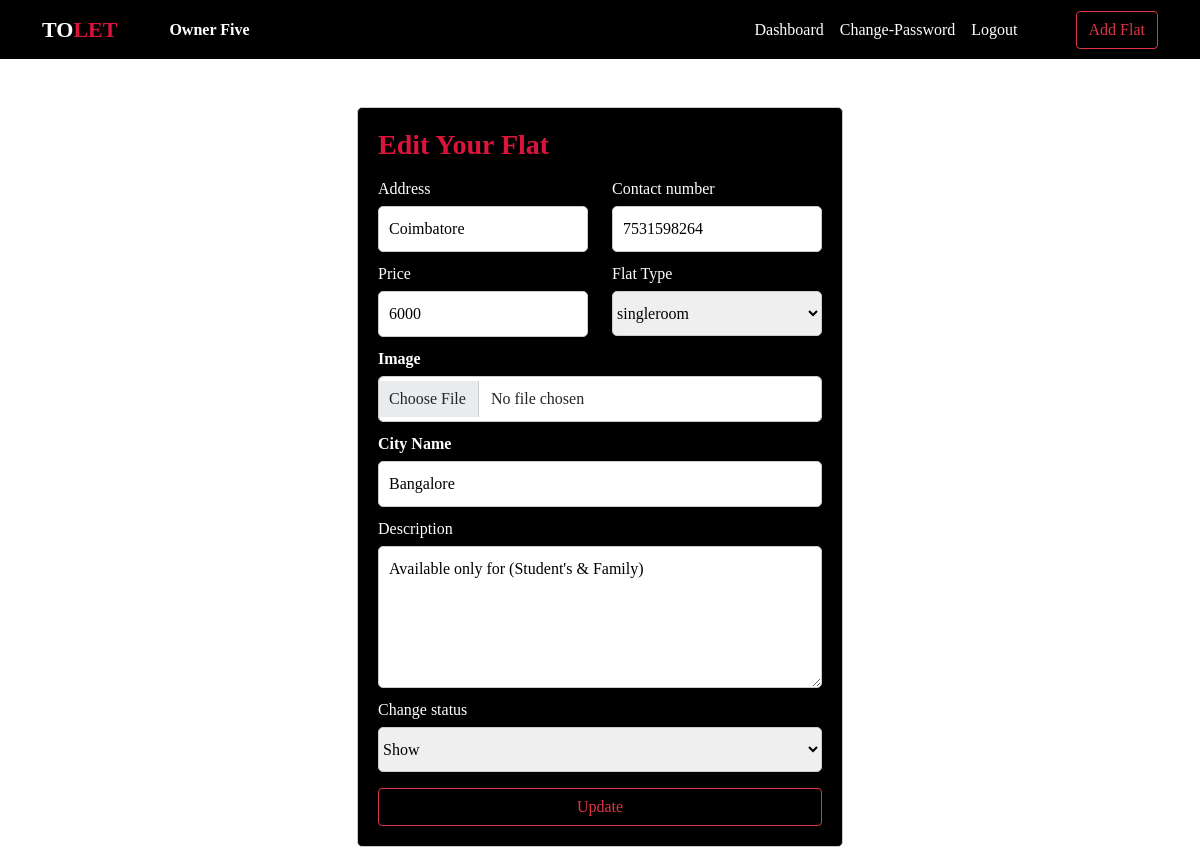
The app's page /editflat/15 (signed in), older data.
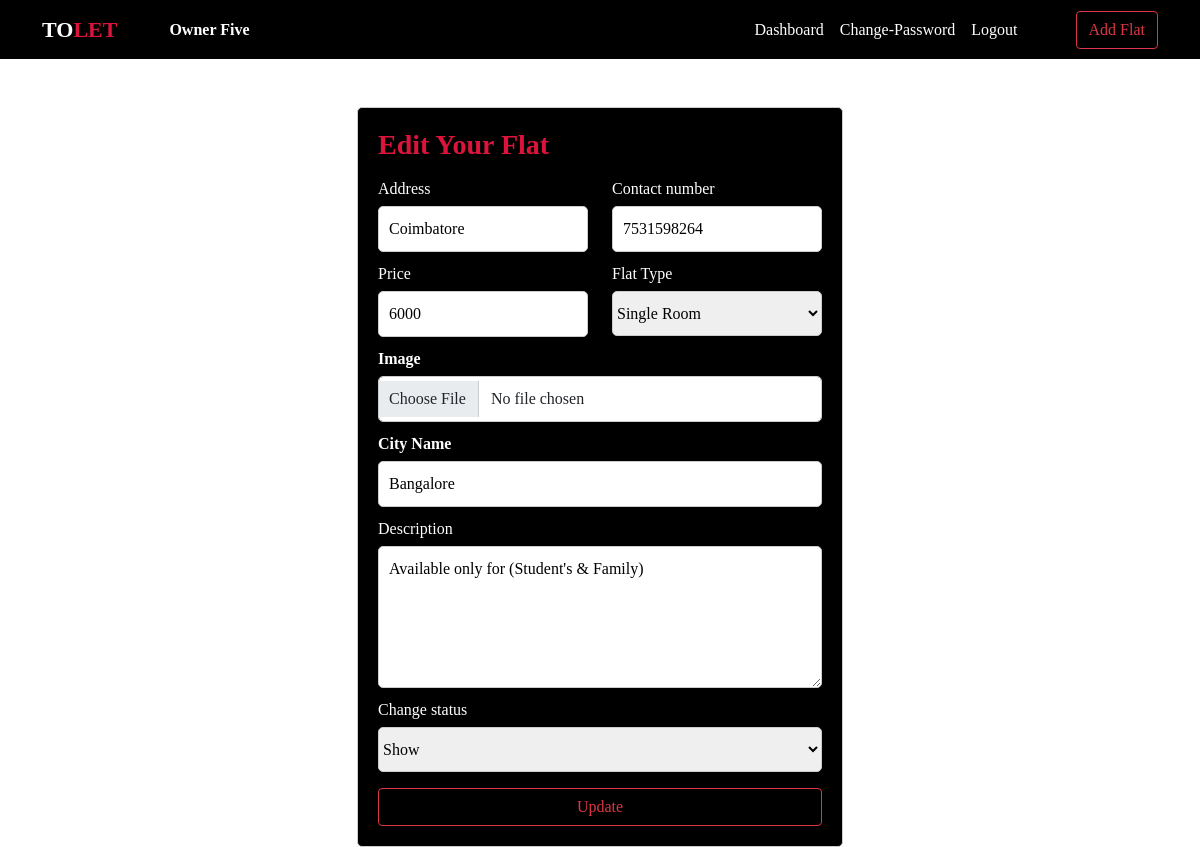
The same page, newer data.
### AddFlat/models.py (models this page shows, shortened)
class AddFlat(models.Model):
    owner = models.ForeignKey(FlatOwner, on_delete=models.CASCADE)
    address = models.CharField(max_length=300)
    contact = models.CharField(max_length=20)
    price = models.IntegerField()
    flat_type = models.CharField(max_length=30, null=True)
    image = models.FileField(upload_to="media", null=True)
    city = models.CharField(max_length=200, null=True)
    desc = models.TextField()
    flatstatus = models.CharField(max_length=50, null=True)

### AddFlat/views.py (the view, shortened to what this page needs)
# urls.py: path('editflat/<int:pid>', EditFlat, name="editflat"),
def EditFlat(request, pid):
    if not request.user.is_authenticated:
        return redirect("ownerlogin")
    ID = AddFlat.objects.get(id=pid)
    error = ""
    d = {'ID':ID, 'error':error}
    return render(request, 'OwnerPages/EditFlat.html', d)

### AddFlat/templates/OwnerPages/EditFlat.html (shortened to what this page needs)
{% include 'Navbars/OwnerNavbar.html' %}
{% block content %}
{% load static %}
<link rel="stylesheet" href="{% static 'SignupLoginPage.css' %}">
<form method="POST" class="form1 mt-5" enctype="multipart/form-data">{% csrf_token %}
    <h3 class="heading">Edit Your Flat</h3>
    <div class="row" style="margin-top: 15px;">
        <div class="col-md-6">
            <label for="address">Address</label>
            <input class="input1" type="text" name="address" placeholder="Your address" value="{{ID.address}}" required>
        </div>
        <div class="col-md-6">
            <label for="contact">Contact number</label>
            <input class="input1" type="text" name="contact" placeholder="Your contact number" value="{{ID.contact}}" required>
        </div>
    </div>
    <div class="row">
        <div class="col-md-6">
            <label for="price">Price</label>
            <input class="input1" type="text" name="price" placeholder="Flat price" value="{{ID.price}}" required>
        </div>
        <div class="col-md-6"  style="display: inline;">
            <label for="flattype">Flat Type</label>
            <select name="choice" required>
                <option value="{{ID.flat_type}}">{{ID.flat_type}}</option>
            </select>
        </div>
    </div>
    <div class="row">
        <div class="col-md-12">
            <label for="image"><b>Image</b></label>
            <input type="file" class="form-control input1" id="image" name="image" value="{{ID.image.url}}" required>
        </div>
    </div>
    <div class="row">
        <div class="col-md-12">
            <label for="city"><b>City Name</b></label>
            <input class="input1" type="text" class="form-control input1" placeholder="Your City" id="city" name="city" value="{{ID.city}}" required>
        </div>
    </div>
    <div class="row">
        <div class="col-md-12">
            <label for="desc">Description</label>
            <textarea class="input1" name="desc" id="desc" cols="30" rows="5" placeholder="About Your Flat">{{ID.desc}}</textarea>
        </div>
    </div>
    <div class="col-md-6"  style="display: inline;">
        <label for="status">Change status</label>
        <select name="status" required>
            <option value="{{ID.status}}">{{ID.flatstatus}}</option>
        </select>
    </div>
    <input type="submit" value="Update" class="mt-3 btn btn-outline-danger form-control">
</form>
{% endblock content %}

Row changes from the older to the newer data that the page shows:
changed AddFlat "Coimbatore": choice "singleroom" → "Single Room"
